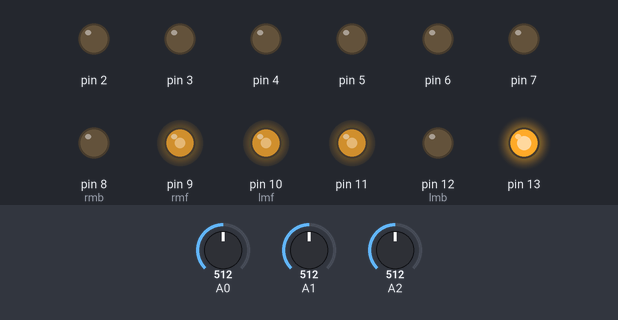
Simulated run of this sketch. Board: Arduino Uno, built with avr-gcc and run on an emulated ATmega328P. Shown: output pins drawn as LEDs (lit = HIGH). Inputs (shaded band) come from the test bench; at power-on: A2 = 512, A0 = 512, A1 = 512.

Above: at 1.2 s.
1.3 s: A2 set to 11
2.8 s: A2 set to 8
At 3.7 s:
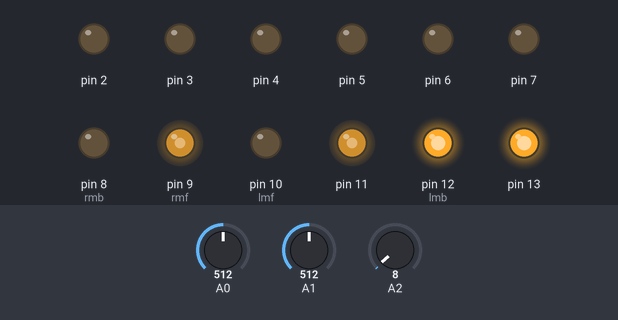
4.3 s: A2 set to 122
At 4.8 s:
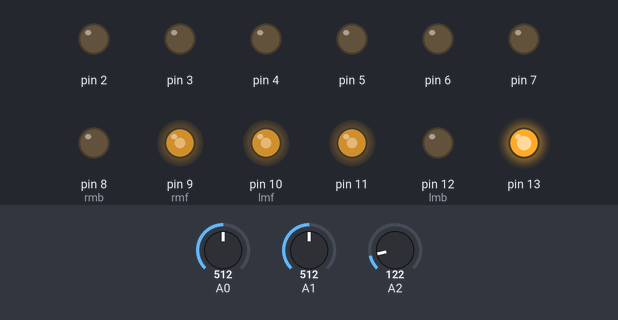
5.8 s: A2 set to 0
At 7.2 s:
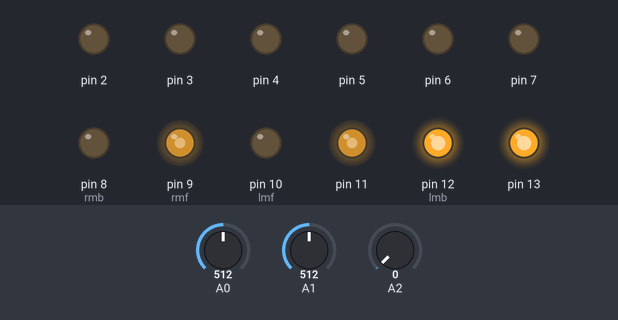
Timing chart, 0 to 8.3 s (numbered marks = the images above; inputs shaded):
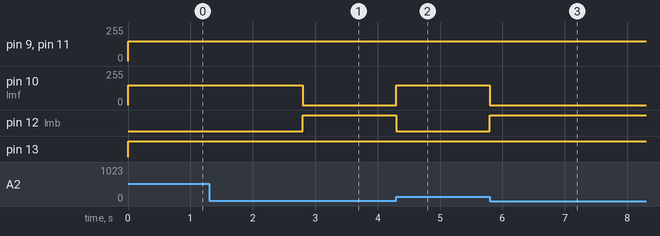

The sketch:

light_of_the_seven_onesensor.ino
```cpp
const int enable = 11;
const int lmf = 10;
const int lmb = 12;
const int rmf = 9;
const int rmb = 8;
int thresh= 10;

int in[3];
void setup() {
  for(int i=0; i<=13; i++)
    pinMode(i,OUTPUT);
    Serial.begin(9600);
  }
void get_input(){
  for(int i=0; i<3; i++){
    in[i] = analogRead(i);
    }
}

void rotate(){
  if (in[2] < thresh){
      analogWrite(11,150);
      analogWrite(rmf,150);
      analogWrite(rmb,0);

      analogWrite(lmf,0);
      analogWrite(lmb,150);
    }
  else{// if( in[0] > 150){
    light_follow();
  }
}

void light_follow(){
  analogWrite(11,150);
  digitalWrite(lmb,LOW);
  digitalWrite(rmb,LOW);
  digitalWrite(13,HIGH);
  analogWrite(lmf,150);
  analogWrite(rmf,150);
  }


void loop() {
    get_input();
    rotate();
}
```

Measured:
- the behaviour switches between 10 and 9 on A2 (found by bisection; images 0 and 1)
- after the input at 1.3 s, every drawn part: stays the same
- after the input at 2.8 s, pin 10 (lmf): 150/255 → 0/255 at once; pin 12 (lmb): LOW → HIGH at once
- after the input at 4.3 s, pin 10 (lmf): 0/255 → 150/255 at once; pin 12 (lmb): HIGH → LOW at once
- after the input at 5.8 s, pin 10 (lmf): 150/255 → 0/255 at once; pin 12 (lmb): LOW → HIGH at once
